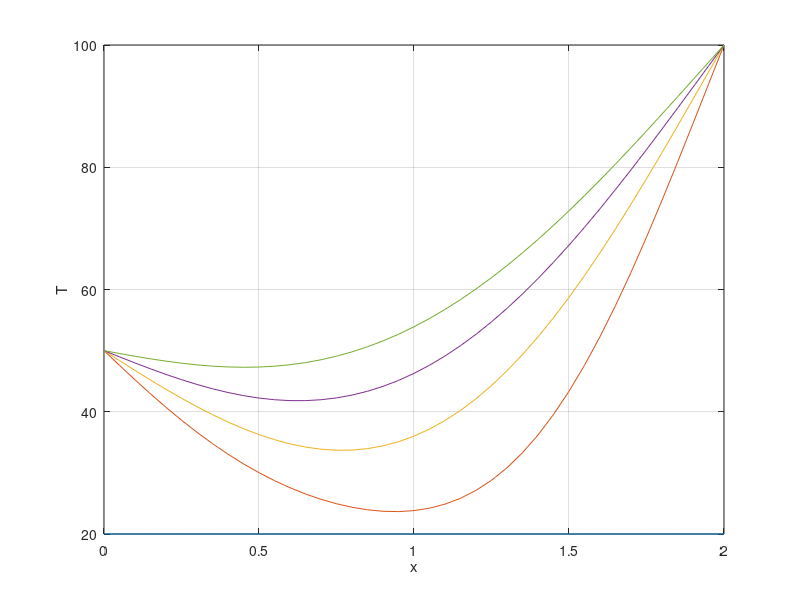

Recreate this plot in MATLAB.
% me 3001 - 1d transient numerical heat transfer
%transient_1d_numerical_case1.m
%one-dimensional transient conduction using explicit finite difference method.
clear all
close all
clc
%
L=2;%length of bar (m)
k=400;%conductivity of copper
ro=8000;%density
c=400;%specific heat

alpa=sqrt(k/(ro*c));%(thermal_diffusivity)^0.5
n=40;%number of divisions
dx=L/n;%increment of x dimension,(m) 
% lamda=0.5; %Courant number, non-dimensional (should be less than 0.5)
% dt=lamda*(dx/alpa)^2;%time step dictated by Courant number
tstop=2000;%maximum calculation time (sec)
dt=10
% lamda=alpa^2*dt/dx^2
lambda=k/(ro*c)*dt/dx^2

T0=50;
Tn=100;


x=0:dx:L;%x-coordinate
%given initial conditions
%n+1;%number of nodes including boundary
for i=1:n+1
%     if x(i)<=L/2
%         g(i)=10%*sin(2*pi*x(i)/L); %initial temperature T(x,0)=g(x)
%     else
%         g(i)=0;
%     end
    g(i)=20;
end
% g=10*ones(length(x),1);
%
t=0;%starting time
T=g;% T(x,0)
plot_temp=[T'];%save initial temperature for plot
%
isave=1;
while t<=tstop
    for i=2:n
%     T(i)=T0(i)+lamda*(T0(i+1)-2*T0(i)+T0(i-1));%T at t=t+dt
        T(i)=lambda*T(i+1)+(1-2*lambda)*T(i)+lambda*T(i-1);
    end 
    T(1)=T0;%boundary condition at x=0
    T(n+1)=Tn;%boundary condition at x=L
%reinitialize for next time step   
    t=t+dt;%increase time
%     T0=T;%reinitialization 
    if isave==50
        plot_temp=[plot_temp T'];%save data 
        isave=1;
    else
        isave=isave+1;
    end
%     pause
end
plot(x,plot_temp)
grid on
xlabel('x'), ylabel('T')
